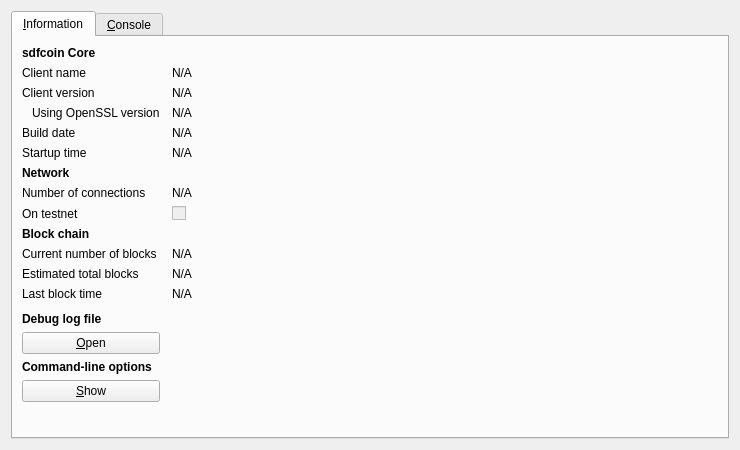
<?xml version="1.0" encoding="UTF-8"?>
<ui version="4.0">
 <class>RPCConsole</class>
 <widget class="QDialog" name="RPCConsole">
  <property name="geometry">
   <rect>
    <x>0</x>
    <y>0</y>
    <width>740</width>
    <height>450</height>
   </rect>
  </property>
  <property name="windowTitle">
   <string>sdfcoin - Debug window</string>
  </property>
  <layout class="QVBoxLayout" name="verticalLayout_2">
   <item>
    <widget class="QTabWidget" name="tabWidget">
     <property name="currentIndex">
      <number>0</number>
     </property>
     <widget class="QWidget" name="tab_info">
      <attribute name="title">
       <string>&amp;Information</string>
      </attribute>
      <layout class="QGridLayout" name="gridLayout" columnstretch="0,1">
       <property name="horizontalSpacing">
        <number>12</number>
       </property>
       <item row="0" column="0">
        <widget class="QLabel" name="label_9">
         <property name="font">
          <font>
           <weight>75</weight>
           <bold>true</bold>
          </font>
         </property>
         <property name="text">
          <string>sdfcoin Core</string>
         </property>
        </widget>
       </item>
       <item row="1" column="0">
        <widget class="QLabel" name="label_5">
         <property name="text">
          <string>Client name</string>
         </property>
        </widget>
       </item>
       <item row="1" column="1">
        <widget class="QLabel" name="clientName">
         <property name="cursor">
          <cursorShape>IBeamCursor</cursorShape>
         </property>
         <property name="text">
          <string>N/A</string>
         </property>
         <property name="textFormat">
          <enum>Qt::PlainText</enum>
         </property>
         <property name="textInteractionFlags">
          <set>Qt::LinksAccessibleByMouse|Qt::TextSelectableByKeyboard|Qt::TextSelectableByMouse</set>
         </property>
        </widget>
       </item>
       <item row="2" column="0">
        <widget class="QLabel" name="label_6">
         <property name="text">
          <string>Client version</string>
         </property>
        </widget>
       </item>
       <item row="2" column="1">
        <widget class="QLabel" name="clientVersion">
         <property name="cursor">
          <cursorShape>IBeamCursor</cursorShape>
         </property>
         <property name="text">
          <string>N/A</string>
         </property>
         <property name="textFormat">
          <enum>Qt::PlainText</enum>
         </property>
         <property name="textInteractionFlags">
          <set>Qt::LinksAccessibleByMouse|Qt::TextSelectableByKeyboard|Qt::TextSelectableByMouse</set>
         </property>
        </widget>
       </item>
       <item row="3" column="0">
        <widget class="QLabel" name="label_14">
         <property name="text">
          <string>Using OpenSSL version</string>
         </property>
         <property name="indent">
          <number>10</number>
         </property>
        </widget>
       </item>
       <item row="3" column="1">
        <widget class="QLabel" name="openSSLVersion">
         <property name="cursor">
          <cursorShape>IBeamCursor</cursorShape>
         </property>
         <property name="text">
          <string>N/A</string>
         </property>
         <property name="textFormat">
          <enum>Qt::PlainText</enum>
         </property>
         <property name="textInteractionFlags">
          <set>Qt::LinksAccessibleByMouse|Qt::TextSelectableByKeyboard|Qt::TextSelectableByMouse</set>
         </property>
        </widget>
       </item>
       <item row="4" column="0">
        <widget class="QLabel" name="label_12">
         <property name="text">
          <string>Build date</string>
         </property>
        </widget>
       </item>
       <item row="4" column="1">
        <widget class="QLabel" name="buildDate">
         <property name="cursor">
          <cursorShape>IBeamCursor</cursorShape>
         </property>
         <property name="text">
          <string>N/A</string>
         </property>
         <property name="textFormat">
          <enum>Qt::PlainText</enum>
         </property>
         <property name="textInteractionFlags">
          <set>Qt::LinksAccessibleByMouse|Qt::TextSelectableByKeyboard|Qt::TextSelectableByMouse</set>
         </property>
        </widget>
       </item>
       <item row="5" column="0">
        <widget class="QLabel" name="label_13">
         <property name="text">
          <string>Startup time</string>
         </property>
        </widget>
       </item>
       <item row="5" column="1">
        <widget class="QLabel" name="startupTime">
         <property name="cursor">
          <cursorShape>IBeamCursor</cursorShape>
         </property>
         <property name="text">
          <string>N/A</string>
         </property>
         <property name="textFormat">
          <enum>Qt::PlainText</enum>
         </property>
         <property name="textInteractionFlags">
          <set>Qt::LinksAccessibleByMouse|Qt::TextSelectableByKeyboard|Qt::TextSelectableByMouse</set>
         </property>
        </widget>
       </item>
       <item row="6" column="0">
        <widget class="QLabel" name="label_11">
         <property name="font">
          <font>
           <weight>75</weight>
           <bold>true</bold>
          </font>
         </property>
         <property name="text">
          <string>Network</string>
         </property>
        </widget>
       </item>
       <item row="7" column="0">
        <widget class="QLabel" name="label_7">
         <property name="text">
          <string>Number of connections</string>
         </property>
        </widget>
       </item>
       <item row="7" column="1">
        <widget class="QLabel" name="numberOfConnections">
         <property name="cursor">
          <cursorShape>IBeamCursor</cursorShape>
         </property>
         <property name="text">
          <string>N/A</string>
         </property>
         <property name="textFormat">
          <enum>Qt::PlainText</enum>
         </property>
         <property name="textInteractionFlags">
          <set>Qt::LinksAccessibleByMouse|Qt::TextSelectableByKeyboard|Qt::TextSelectableByMouse</set>
         </property>
        </widget>
       </item>
       <item row="8" column="0">
        <widget class="QLabel" name="label_8">
         <property name="text">
          <string>On testnet</string>
         </property>
        </widget>
       </item>
       <item row="8" column="1">
        <widget class="QCheckBox" name="isTestNet">
         <property name="enabled">
          <bool>false</bool>
         </property>
         <property name="text">
          <string/>
         </property>
        </widget>
       </item>
       <item row="9" column="0">
        <widget class="QLabel" name="label_10">
         <property name="font">
          <font>
           <weight>75</weight>
           <bold>true</bold>
          </font>
         </property>
         <property name="text">
          <string>Block chain</string>
         </property>
        </widget>
       </item>
       <item row="10" column="0">
        <widget class="QLabel" name="label_3">
         <property name="text">
          <string>Current number of blocks</string>
         </property>
        </widget>
       </item>
       <item row="10" column="1">
        <widget class="QLabel" name="numberOfBlocks">
         <property name="cursor">
          <cursorShape>IBeamCursor</cursorShape>
         </property>
         <property name="text">
          <string>N/A</string>
         </property>
         <property name="textFormat">
          <enum>Qt::PlainText</enum>
         </property>
         <property name="textInteractionFlags">
          <set>Qt::LinksAccessibleByMouse|Qt::TextSelectableByKeyboard|Qt::TextSelectableByMouse</set>
         </property>
        </widget>
       </item>
       <item row="11" column="0">
        <widget class="QLabel" name="label_4">
         <property name="text">
          <string>Estimated total blocks</string>
         </property>
        </widget>
       </item>
       <item row="11" column="1">
        <widget class="QLabel" name="totalBlocks">
         <property name="cursor">
          <cursorShape>IBeamCursor</cursorShape>
         </property>
         <property name="text">
          <string>N/A</string>
         </property>
         <property name="textFormat">
          <enum>Qt::PlainText</enum>
         </property>
         <property name="textInteractionFlags">
          <set>Qt::LinksAccessibleByMouse|Qt::TextSelectableByKeyboard|Qt::TextSelectableByMouse</set>
         </property>
        </widget>
       </item>
       <item row="12" column="0">
        <widget class="QLabel" name="label_2">
         <property name="text">
          <string>Last block time</string>
         </property>
        </widget>
       </item>
       <item row="12" column="1">
        <widget class="QLabel" name="lastBlockTime">
         <property name="cursor">
          <cursorShape>IBeamCursor</cursorShape>
         </property>
         <property name="text">
          <string>N/A</string>
         </property>
         <property name="textFormat">
          <enum>Qt::PlainText</enum>
         </property>
         <property name="textInteractionFlags">
          <set>Qt::LinksAccessibleByMouse|Qt::TextSelectableByKeyboard|Qt::TextSelectableByMouse</set>
         </property>
        </widget>
       </item>
       <item row="13" column="0">
        <spacer name="verticalSpacer_2">
         <property name="orientation">
          <enum>Qt::Vertical</enum>
         </property>
         <property name="sizeHint" stdset="0">
          <size>
           <width>20</width>
           <height>20</height>
          </size>
         </property>
        </spacer>
       </item>
       <item row="14" column="0">
        <widget class="QLabel" name="labelDebugLogfile">
         <property name="font">
          <font>
           <weight>75</weight>
           <bold>true</bold>
          </font>
         </property>
         <property name="text">
          <string>Debug log file</string>
         </property>
        </widget>
       </item>
       <item row="15" column="0">
        <widget class="QPushButton" name="openDebugLogfileButton">
         <property name="toolTip">
          <string>Open the sdfcoin debug log file from the current data directory. This can take a few seconds for large log files.</string>
         </property>
         <property name="text">
          <string>&amp;Open</string>
         </property>
         <property name="autoDefault">
          <bool>false</bool>
         </property>
        </widget>
       </item>
       <item row="16" column="0">
        <widget class="QLabel" name="labelCLOptions">
         <property name="font">
          <font>
           <weight>75</weight>
           <bold>true</bold>
          </font>
         </property>
         <property name="text">
          <string>Command-line options</string>
         </property>
        </widget>
       </item>
       <item row="17" column="0">
        <widget class="QPushButton" name="showCLOptionsButton">
         <property name="toolTip">
          <string>Show the Bitcoin-Qt help message to get a list with possible sdfcoin command-line options.</string>
         </property>
         <property name="text">
          <string>&amp;Show</string>
         </property>
         <property name="autoDefault">
          <bool>false</bool>
         </property>
        </widget>
       </item>
       <item row="18" column="0">
        <spacer name="verticalSpacer">
         <property name="orientation">
          <enum>Qt::Vertical</enum>
         </property>
         <property name="sizeHint" stdset="0">
          <size>
           <width>20</width>
           <height>40</height>
          </size>
         </property>
        </spacer>
       </item>
      </layout>
     </widget>
     <widget class="QWidget" name="tab_console">
      <attribute name="title">
       <string>&amp;Console</string>
      </attribute>
      <layout class="QVBoxLayout" name="verticalLayout_3">
       <property name="spacing">
        <number>3</number>
       </property>
       <item>
        <widget class="QTextEdit" name="messagesWidget">
         <property name="minimumSize">
          <size>
           <width>0</width>
           <height>100</height>
          </size>
         </property>
         <property name="readOnly">
          <bool>true</bool>
         </property>
         <property name="tabKeyNavigation" stdset="0">
          <bool>false</bool>
         </property>
         <property name="columnCount" stdset="0">
          <number>2</number>
         </property>
        </widget>
       </item>
       <item>
        <layout class="QHBoxLayout" name="horizontalLayout">
         <property name="spacing">
          <number>3</number>
         </property>
         <item>
          <widget class="QLabel" name="label">
           <property name="text">
            <string notr="true">&gt;</string>
           </property>
          </widget>
         </item>
         <item>
          <widget class="QLineEdit" name="lineEdit"/>
         </item>
         <item>
          <widget class="QPushButton" name="clearButton">
           <property name="maximumSize">
            <size>
             <width>24</width>
             <height>24</height>
            </size>
           </property>
           <property name="toolTip">
            <string>Clear console</string>
           </property>
           <property name="text">
            <string/>
           </property>
           <property name="icon">
            <iconset resource="../bitcoin.qrc">
             <normaloff>:/icons/remove</normaloff>:/icons/remove</iconset>
           </property>
           <property name="shortcut">
            <string notr="true">Ctrl+L</string>
           </property>
           <property name="autoDefault">
            <bool>false</bool>
           </property>
          </widget>
         </item>
        </layout>
       </item>
      </layout>
     </widget>
    </widget>
   </item>
  </layout>
 </widget>
 <resources>
  <include location="../bitcoin.qrc"/>
 </resources>
 <connections/>
</ui>
